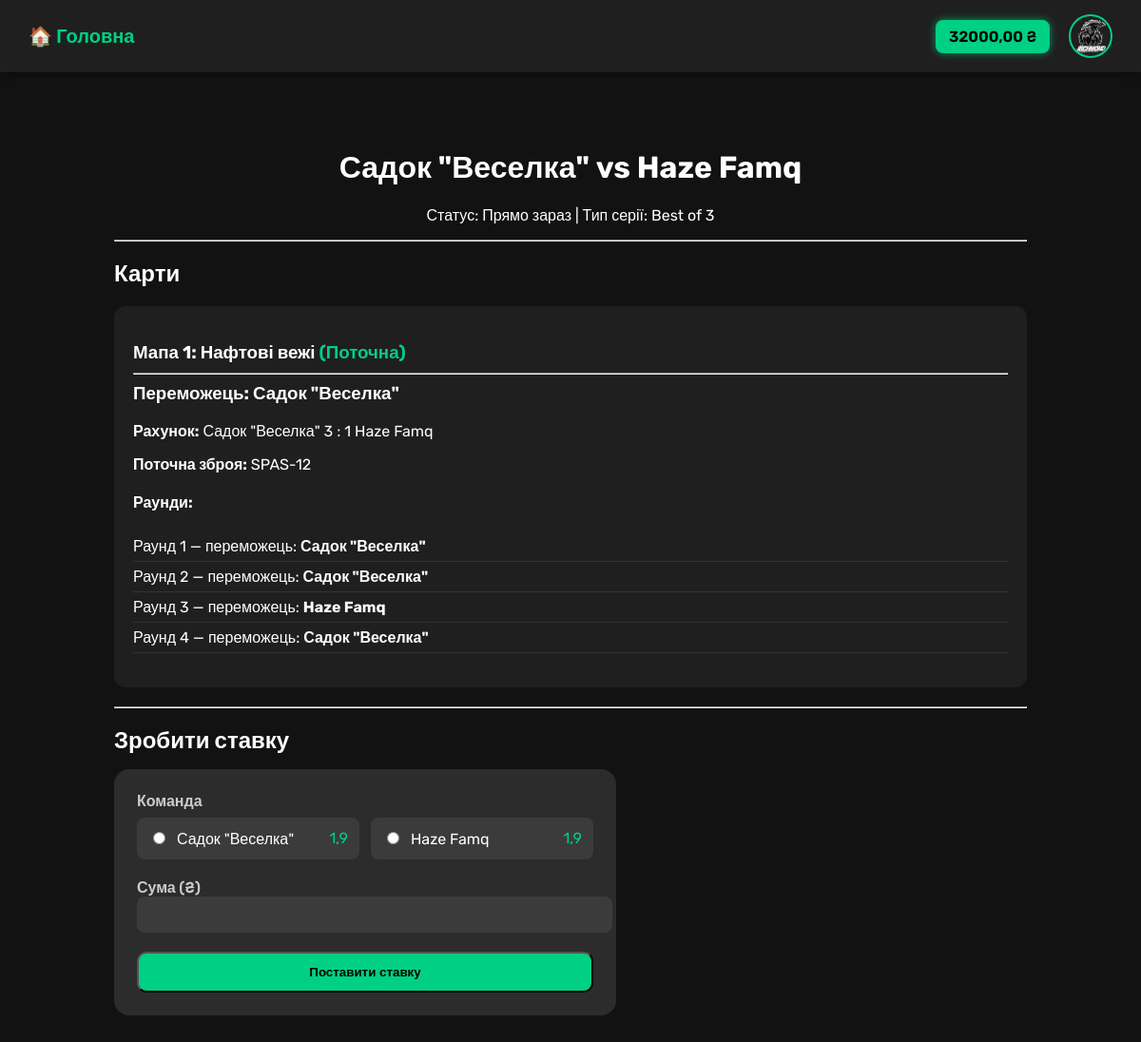
Page /match/9/ (signed in) on the committed database.
### accounts/models.py (models this page shows, shortened)
class CustomUser(AbstractUser):
    email = models.EmailField(unique=True)
    avatar = models.ImageField(upload_to='avatars/', default='files/avatars/default.png')
    balance = models.DecimalField(max_digits=10, decimal_places=2, default=0.00)

### matches/models.py (models this page shows, shortened)
class Match(models.Model):
    STATUS_CHOICES = [
        ('live', 'Прямо зараз'),
        ('upcoming', 'Найближчий'),
        ('finished', 'Завершений'),
    ]
    team1 = models.ForeignKey(Team, related_name='team1_matches', on_delete=models.CASCADE)
    team2 = models.ForeignKey(Team, related_name='team2_matches', on_delete=models.CASCADE)
    team_winner = models.ForeignKey(Team, null=True, blank=True, on_delete=models.SET_NULL, related_name='won_matches',
                                    default=None)
    match_datetime = models.DateTimeField()
    location = models.CharField(max_length=255, blank=True, null=True)
    created_at = models.DateTimeField(auto_now_add=True)
    status = models.CharField(max_length=10, choices=STATUS_CHOICES, default='upcoming')  # ← нове поле
    SERIES_CHOICES = [
        ('bo3', 'Best of 3'),
        ('bo5', 'Best of 5'),
    ]
    series_type = models.CharField(max_length=3, choices=SERIES_CHOICES, default='bo3')
    betting_open = models.BooleanField(default=True)  # ← Чи дозволено ставки
    team1_odds = models.FloatField(default=1.9)
    team2_odds = models.FloatField(default=1.9)

class Team(models.Model):
    name = models.CharField(max_length=100)
    logo = models.ImageField(upload_to='team_logos/')
    def __str__(self):
        return self.name

class Map(models.Model):
    match = models.ForeignKey(Match, related_name='maps', on_delete=models.CASCADE)
    map_number = models.PositiveIntegerField()
    map_name = models.CharField(max_length=100, blank=True, null=True)
    team1_score = models.PositiveIntegerField(default=0, editable=False)
    team2_score = models.PositiveIntegerField(default=0, editable=False)
    current = models.BooleanField(default=False)
    current_weapon = models.CharField(max_length=100, blank=True, null=True)
    winner = models.ForeignKey(Team, null=True, blank=True, on_delete=models.SET_NULL, related_name='won_maps',
                               default=None)

class Round(models.Model):
    map = models.ForeignKey(Map, related_name='rounds', on_delete=models.CASCADE)
    round_number = models.PositiveIntegerField()
    winner = models.ForeignKey(Team, on_delete=models.CASCADE)

### matches/views.py (the view)
# urls.py: path('match/<int:match_id>/', match_detail, name='match_detail'),
@login_required
def match_detail(request, match_id):
    match = get_object_or_404(Match, id=match_id)
    maps = match.maps.all().order_by('map_number')
    current_map = match.maps.filter(current=True).first()
    odds_team1, odds_team2 = match.team1_odds, match.team2_odds
    user = request.user
    user_has_bet = Bet.objects.filter(match=match, user=user).exists()
    if request.method == "POST" and not user_has_bet:
        if not match.betting_open:
            messages.error(request, "Ставки на цей матч закриті.")
            return redirect('match_detail', match_id=match.id)
        form = BetForm(request.POST)
        form.fields['team'].queryset = Team.objects.filter(id__in=[match.team1.id, match.team2.id])
        if form.is_valid():
            amount = form.cleaned_data['amount']
            team = form.cleaned_data['team']
            if user.balance < amount:
                messages.error(request, "Недостатньо коштів для ставки.")
            else:
                user.balance -= amount
                user.save()
                odds = match.team1_odds if team == match.team1 else match.team2_odds
                Bet.objects.create(
                    match=match,
                    user=user,
                    amount=amount,
                    team=team,
                    odds_at_bet_time=odds
                )
                messages.success(request, f"Ставка на {team.name} успішно зроблена!")
                return redirect('match_detail', match_id=match.id)
    else:
        form = BetForm()
        form.fields['team'].queryset = Team.objects.filter(id__in=[match.team1.id, match.team2.id])
    return render(request, 'matches/match_detail.html', {
        'match': match,
        'maps': maps,
        'current_map': current_map,
        'odds_team1': odds_team1,
        'odds_team2': odds_team2,
        'form': form,
        'user_has_bet': user_has_bet,
    })

### matches/forms.py
class BetForm(forms.ModelForm):
    class Meta:
        model = Bet
        fields = ['team', 'amount']

### matches/templates/matches/match_detail.html (shortened to what this page needs)
{% extends 'base.html' %}
{% block content %}
<div class="container" style="max-width: 960px; margin: auto;">
    <h1 style="text-align: center;">{{ match.team1.name }} vs {{ match.team2.name }}</h1>
    <p style="text-align: center;">Статус: {{ match.get_status_display }} | Тип серії: {{ match.get_series_type_display }}</p>
    <hr>
    <h2>Карти</h2>
    {% for map in maps %}
        <div style="background-color: #1f1f1f; padding: 20px; margin-bottom: 20px; border-radius: 12px;">
            <h3>Мапа {{ map.map_number }}: {{ map.map_name }} {% if map.current %}<span style="color: #00d084;">(Поточна)</span>{% endif %} <hr>Переможець: {{map.winner}}</hr> </h3>
            <p><strong>Рахунок:</strong> {{ match.team1.name }} {{ map.team1_score }} : {{ map.team2_score }} {{ match.team2.name }}</p>
            {% if map.current_weapon %}
                <p><strong>Поточна зброя:</strong> {{ map.current_weapon }}</p>
            {% endif %}
            {% if map.rounds.exists %}
                <h4>Раунди:</h4>
                <ul style="list-style: none; padding-left: 0;">
                    {% for round in map.rounds.all %}
                        <li style="padding: 6px 0; border-bottom: 1px solid #333;">
                            Раунд {{ round.round_number }} — переможець: <strong>{{ round.winner.name }}</strong>
                        </li>
                    {% endfor %}
                </ul>
            {% else %}
                <p>Раунди ще не додано.</p>
            {% endif %}
        </div>
    {% endfor %}
    <hr>
    <h2 style="font-size: 1.5rem; font-weight: bold; margin-bottom: 16px;">Зробити ставку</h2>
    {% if not user.is_authenticated %}
        <p style="color: #f55; font-weight: bold;">Щоб зробити ставку, <a href="{% url 'login' %}">увійдіть у свій акаунт</a>.</p>
    {% elif not match.betting_open %}
        <p style="color: #f55; font-weight: bold;">Прийом ставок завершено для цього матчу.</p>
    {% elif user_has_bet %}
        <p style="color: #ffaa00; font-weight: bold;">Ви вже зробили ставку на цей матч. Змінити ставку неможливо.</p>
    {% else %}
        <form method="post" class="bet-form" style="background-color: #2c2c2c; padding: 24px; border-radius: 16px; max-width: 480px;">
            <div style="margin-bottom: 20px;">
                <label style="color: #ccc; font-weight: 600;">Команда</label>
                <div style="display: flex; gap: 12px; margin-top: 8px;">
                    <label style="flex: 1; background-color: #3b3b3b; padding: 12px; border-radius: 8px; cursor: pointer;">
                        <input type="radio" name="team" value="{{ match.team1.id }}" required style="margin-right: 8px;">
                        {{ match.team1.name }}
                        <span style="color: #00d084; float: right;">{{ odds_team1 }}</span>
                    </label>
                    <label style="flex: 1; background-color: #3b3b3b; padding: 12px; border-radius: 8px; cursor: pointer;">
                        <input type="radio" name="team" value="{{ match.team2.id }}" required style="margin-right: 8px;">
                        {{ match.team2.name }}
                        <span style="color: #00d084; float: right;">{{ odds_team2 }}</span>
                    </label>
                </div>
            </div>
            <div style="margin-bottom: 20px;">
                <label for="id_amount" style="color: #ccc; font-weight: 600;">Сума (₴)</label>
                <input type="number" name="amount" step="0.01" min="1" required
                    style="width: 100%; padding: 10px; border-radius: 8px; background-color: #3b3b3b; color: #fff; border: none;">
            </div>
            <button type="submit"
                    style="background: #00d084; color: #000; font-weight: bold; padding: 12px 20px; border-radius: 10px; width: 100%;">
                Поставити ставку
            </button>
        </form>
    {% endif %}
</div>
{% endblock %}

### templates/base.html (shortened to what this page needs)
<!DOCTYPE html>
<html lang="uk">
<head>
</head>
<body>
    <div class="navbar" role="navigation" aria-label="Головна навігація">
        <div class="nav-left">
            <a href="{% url 'home' %}">🏠 Головна</a>
        </div>
        <div class="nav-right">
            {% if request.user.is_authenticated %}
                <div class="balance" aria-label="Баланс користувача" tabindex="0">
                    {{ request.user.balance|floatformat:2 }} ₴
                </div>
                <div class="avatar-menu-wrapper" tabindex="0" aria-haspopup="true" aria-expanded="false" aria-label="Меню користувача">
                    <a href="{% url 'profile' %}" tabindex="-1">
                        <img src="{{ request.user.avatar.url }}" alt="Аватар користувача" />
                    </a>
                </div>
            {% else %}
                <a href="{% url 'login' %}" class="auth-link">🔐 Вхід</a>
                <a href="{% url 'register' %}" class="auth-link">📝 Реєстрація</a>
            {% endif %}
        </div>
    </div>
    <div class="container">
        {% block content %}{% endblock %}
    </div>
</body>
</html>

### templates/base.html (style rules this page uses)
body { background-color: #121212; font-family: 'Rubik', sans-serif; color: #fff; margin: 0; }
.navbar { background-color: #1f1f1f; display: flex; justify-content: space-between; padding: 15px 30px; align-items: center; box-shadow: 0 2px 10px rgba(0,0,0,0.5); position: relative; z-index: 100; }
.nav-left a { color: #00d084; font-weight: 700; text-decoration: none; font-size: 20px; transition: color 0.3s ease; }
.nav-right { display: flex; align-items: center; gap: 20px; position: relative; font-weight: 600; }
.balance { background: #00d084; color: #000; padding: 8px 14px; border-radius: 8px; cursor: default; user-select: none; font-size: 16px; min-width: 90px; text-align: center; box-shadow: 0 0 8px #00d084aa; }
.avatar-menu-wrapper { position: relative; display: inline-block; cursor: pointer; }
.avatar-menu-wrapper img { width: 42px; height: 42px; border-radius: 50%; border: 2px solid #00d084; display: block; transition: box-shadow 0.3s ease; }
.container { padding: 30px; }
input, select, textarea { background-color: #2a2a2a; color: #fff; border: 1px solid #444; padding: 10px; border-radius: 8px; font-size: 16px; transition: border 0.3s ease; }

### rows in the picture
CustomUser: user.balance "32000,00", user.avatar (picture)
Match: team1.name "Садок \"Веселка\"", team2.name "Haze Famq", status "Прямо зараз", series_type "Best of 3", team1_odds "1,9", team2_odds "1,9"
Map: map_number "1", map_name "Нафтові вежі", current "(Поточна)", winner "Садок \"Веселка\"", team1_score "3", team2_score "1", current_weapon "SPAS-12"
Round: round_number "1", winner.name "Садок \"Веселка\""
Round: round_number "2", winner.name "Садок \"Веселка\""
Round: round_number "3", winner.name "Haze Famq"
Round: round_number "4", winner.name "Садок \"Веселка\""
